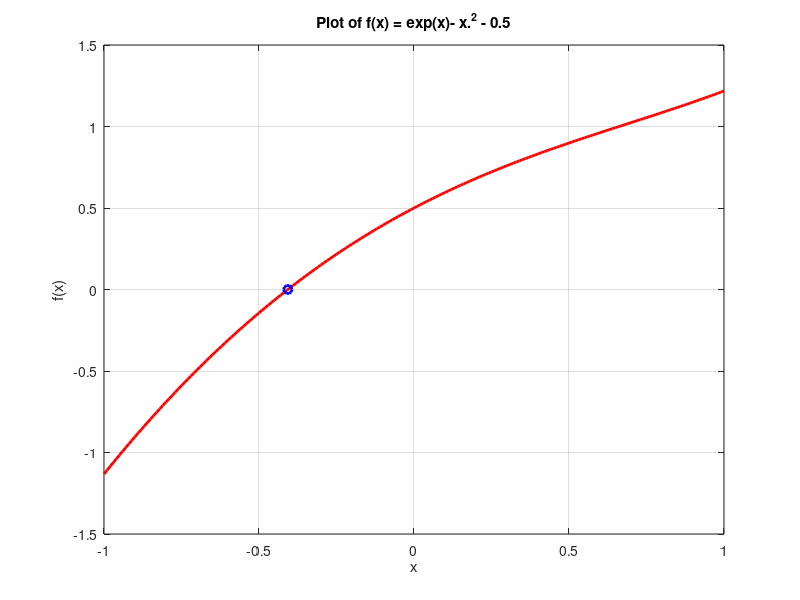

The MATLAB source for this figure: (Note: this script raises an error after producing the figure.)
%% Prepration
% set up the whiteboard
set(groot, 'defaultLineLIneWidth',2)
% add path to files
addpath MATLAB\Homework\Homework 1\functions\;
%% Problem 1
%% (a)
% set up parameters and functions
x = -1:0.01:1;
f = @(x) exp(x) - x.^2 - 0.5;

% calculate zero point
x_star = fzero(f,0.5);

% plotting
figure(1);
plot(x,f(x),'r-');
hold on 
plot(x_star, f(x_star), 'bo');
title('Plot of f(x) = exp(x)- x.^2 - 0.5');
xlabel('x');
ylabel('f(x)');
grid on;

%% (b)
%define the function
a = -1;
b = 1;
itermax = 50; 

%get the solution
[x,xiter] = bisection(f, a, b, itermax);
fprintf("Solution for function: %f", x);

%find the error and error bound
error = abs(xiter - x);
for k = 1: itermax + 1
    err_bound(k) = (b - a)/(2.^k);
end


figure(2)
semilogy(1:itermax + 1,error,1:itermax + 1, err_bound,'--');

title("Plot of error of each trial")
xlabel('number of trials');
ylabel('error');
%% Problem 2
% add path for the functions
addpath MATLAB\Homework\Homework 1\functions\;

% set up the parameters
a = -1; % the beginning of the interval
b = 1; % end of the interval
x0 = 0; % initial guess for newton's method and the first parameter for secant method
x1 = 1; % the second parameter for secant method
f = @(x)cos(exp(x)); % function
fp = @(x) -sin(exp(x)) .* exp(x); % derivative of the function
tol = 10^(-10); % tolerance
x_star = fzero(f,0); % x_star, the actual solution

% Newton's Method
[x,niter,xiter] = newton_tol(f,fp,x0,50,tol); % get the solution and 
% all the iterative trials info by Newton's method

% show the solution
fprintf("x*: %.12f\n", x_star); % show x_star

% Newton's method
fprintf("Newton's method\n");
fprintf("x: %.12f\n", x); % show final solution by Newton's method with 12 
% digits
fprintf("niter: %d\n", niter); % the number of iteration
fprintf("xiter: %.12f\n", abs(xiter));
fprintf("error: %.12f\n", abs(xiter - fzero(f,0))); % the error in 12 digit

% Bisection method
[x,niter,xiter] = bisection_tol(f,a, b, 50, tol); % get the solution and 
% all the iterative trials info with bisection method

% show the solution of Bisection method
fprintf("Bisection method\n");
fprintf("x: %.12f\n", x); % show final solution by Bisection method with 12 
% digits
fprintf("niter: %d\n", niter); % the number of iteration
fprintf("error: %.12f\n", abs(xiter - fzero(f,0))); % the error in 12 digit
for i = 2:length(xiter)
    fprintf("difference: %.12f\n", abs(xiter(i) - xiter(i-1)));
end

% Secant Method
fprintf("Secant Method\n");
[x, niter, xiter] = secant_tol(f,x0,x1,50,10^-10);
fprintf("x: %.12f\n", x);% the final solution by Bisection method

fprintf("niter: %d\n", niter); % the number of iteration
fprintf("error: %.12f\n", abs(xiter - fzero(f,0))); % the error in 12 digit
%% Part d
fprintf("--------------Part d---------------")
num = 1:1:10;
tols = 10.^ (-1*num); % the vector of all tolerance
fprintf("tols: %d\n",tols);
bi_n = zeros(10,1);
new_n = zeros(10,1);
sec_n = zeros(10,1);
for i = 1:10
    [x1,niter1,xiter1] = bisection_tol(f,a,b,50,tols(i)); 
    bi_n(i) = niter1;

    [x2,niter2,xiter2] = newton_tol(f,fp,x0,50,tols(i)); 
    new_n(i) = niter2;

    [x3,niter3,xiter3] = secant_tol(f,x0,x1,50,tols(i)); 
    sec_n(i) = niter3;
end
fprintf("Bisection method: %d\n",bi_n);
fprintf("Newton's method: %d\n",new_n);
fprintf("Secant Method: %d\n", sec_n);

figure(3)
semilogx(tols, bi_n, tols, new_n, tols, sec_n);
title("Plot of number of iteration needed for certain error requirement")
legend("bisection method", "Newton's method",'Secant Method');
%% Problem 3
% record the data for all three methods
[x1,xiter1] = bisection(f,a,b,itermax);
[x2,xiter2] = newton(f,fp,x0,itermax);
[x3,xiter3] = secant(f,x0,x1,itermax);
% calculate all the errors
error1 = abs(x_star - xiter1);
error2 = abs(x_star - xiter2);
error3 = abs(x_star - xiter3);
% plot the graph
figure(4)
semilogy(1:length(error1),error1); hold on
semilogy(1:length(error2), error2); hold on
semilogy(1:length(error3), error3); hold off
legend("Bisection method","Newton's Method", "Secant Method");
title("Plot of error in each trial")

%% c
% log error of bisection
error1_1 = log(error1(1:end-1));%e_{k-1}
error1_2 = log(error1(2:end));%e_{k}
% log error of newton
error2_1 = log(error2(1:end-1));%e_{k-1}
error2_2 = log(error2(2:end));%e_{k}
% log error of secant
error3_1 = log(error3(1:end-1));%e_{k-1}
error3_2 = log(error3(2:end));%e_{k}

% line of y = px
x = linspace(-40,0,1000);
y1 = x;
y2 = 2 * x;
y3 = (sqrt(5) + 1)/2 * x;

figure(5)
scatter(error1_1,error1_2, "red"); hold on;
scatter(error2_1, error2_2, "blue"); hold on;
scatter(error3_1, error3_2, "green"); hold on;
plot(x,y1,"red"); hold on;
plot(x, y2, "blue"); hold on;
plot(x, y3, "green"); hold off;

legend("Bisection method", "Newton's method", "Secant method");
title("Plot of e_k versus e_k-1")